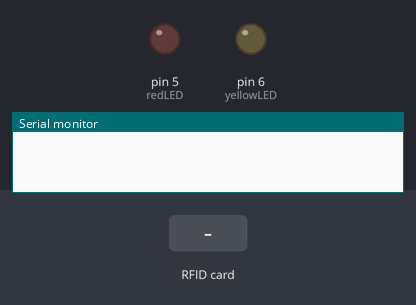
The sketch below on a simulated Arduino Uno, built with avr-gcc and run on an emulated ATmega328P. On the bench: output pins drawn as LEDs (lit = HIGH), the last lines printed to the serial monitor. Inputs (shaded band) come from the test bench. Pins used as bus, display or sensor lines are not drawn.

Above: at 1.2 s.
1.3 s: RFID card 21 F8 7C 26 held to the reader
At 2.4 s:
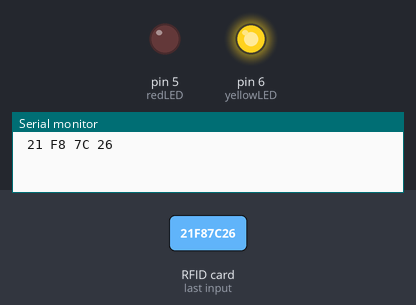
4.3 s: RFID card 5E 7A 19 C4 held to the reader
At 4.9 s:
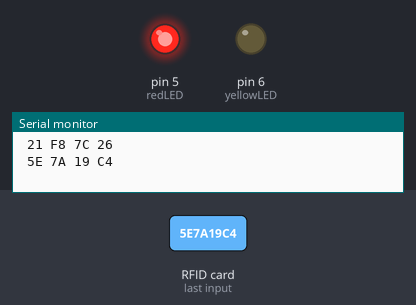
7.3 s: RFID card D3 99 12 2E held to the reader
At 8.5 s:
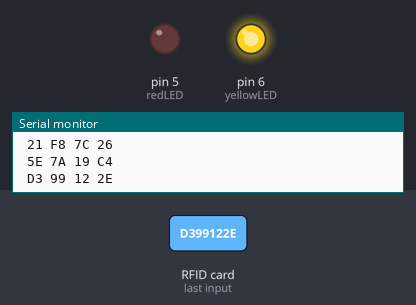
Timing chart, 0 to 10.3 s (numbered marks = the images above; inputs shaded):
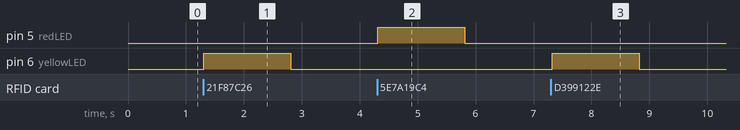

Measured:
- after the input at 1.3 s, pin 6 (yellowLED): LOW → HIGH at once, → LOW 1.5 s later
- after the input at 4.3 s, pin 5 (redLED): LOW → HIGH at once, → LOW 1.5 s later
- after the input at 7.3 s, pin 6 (yellowLED): LOW → HIGH at once, → LOW 1.5 s later

The sketch:

RFID_Control.ino
```cpp
#include <SPI.h>          // Communication with the Arduino microcontroller
#include <MFRC522.h>      // RFID reader module

#define SDApin 10         // SDA from the reader is connected to pin 10
#define RSTpin 9          // RST from the reader is connected to pin 9
#define redLED 5          // Red LED connected to pin 5
#define yellowLED 6       // Yellow LED connected to pin 6

MFRC522 mfrc522(SDApin, RSTpin); // Create MFRC522 instance.

void setup() {
    SPI.begin();                // Starts the SPI communication
    Serial.begin(9600);         // Serial monitor function
    mfrc522.PCD_Init();         // Initialize the RFID reader

    pinMode(redLED, OUTPUT);    // Set red LED as output
    pinMode(yellowLED, OUTPUT); // Set yellow LED as output
}

void loop() {
    if (!mfrc522.PICC_IsNewCardPresent()) {
        return;
    }

    if (!mfrc522.PICC_ReadCardSerial()) {
        return;
    }

    String tag = "";
    for (byte i = 0; i < mfrc522.uid.size; i++) {
        Serial.print(mfrc522.uid.uidByte[i] < 0x10 ? " 0" : " ");
        Serial.print(mfrc522.uid.uidByte[i], HEX);
        tag.concat(String(mfrc522.uid.uidByte[i] < 0x10 ? " 0" : " "));
        tag.concat(String(mfrc522.uid.uidByte[i], HEX));
    }
    Serial.println();

    tag.toUpperCase();

    if (tag.substring(1) == "21 F8 7C 26" || tag.substring(1) == "D3 99 12 2E") {
        digitalWrite(yellowLED, HIGH);
        delay(1500);
        digitalWrite(yellowLED, LOW);
    } else {
        digitalWrite(redLED, HIGH);
        delay(1500);
        digitalWrite(redLED, LOW);
    }

    mfrc522.PICC_HaltA();
    mfrc522.PCD_StopCrypto1();
}
```
